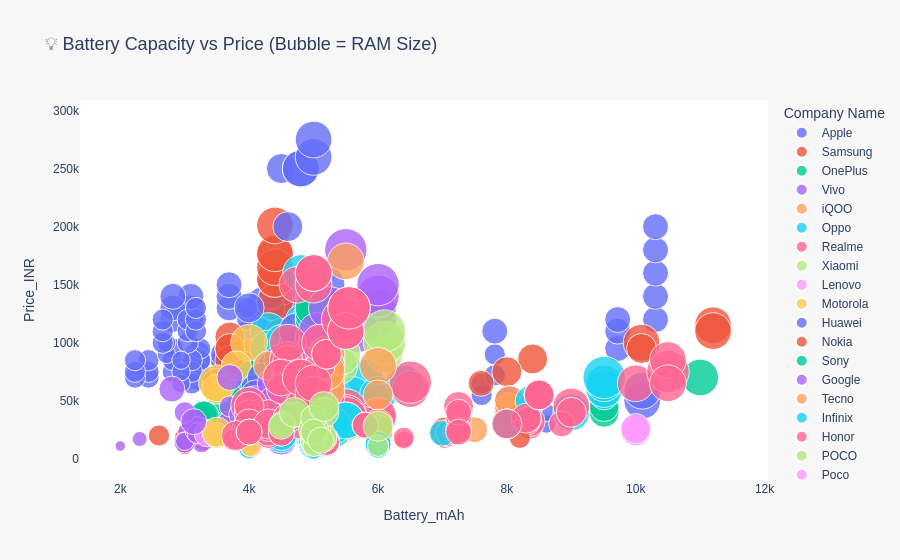

The notebook cell this image was saved under:
### Code cell
import plotly.express as px

fig = px.scatter(
    data,
    x="Battery_mAh",
    y="Price_INR",
    size="RAM_GB",                # Bubble size = RAM
    color="Company Name",
    hover_name="Model Name",
    title="💡 Battery Capacity vs Price (Bubble = RAM Size)",
    size_max=30,
    opacity=0.8,
)

fig.update_layout(
    plot_bgcolor="white",
    paper_bgcolor="#f7f7f7",
    title_font_size=18,
    font=dict(family="Arial", size=12)
)
fig.show()
